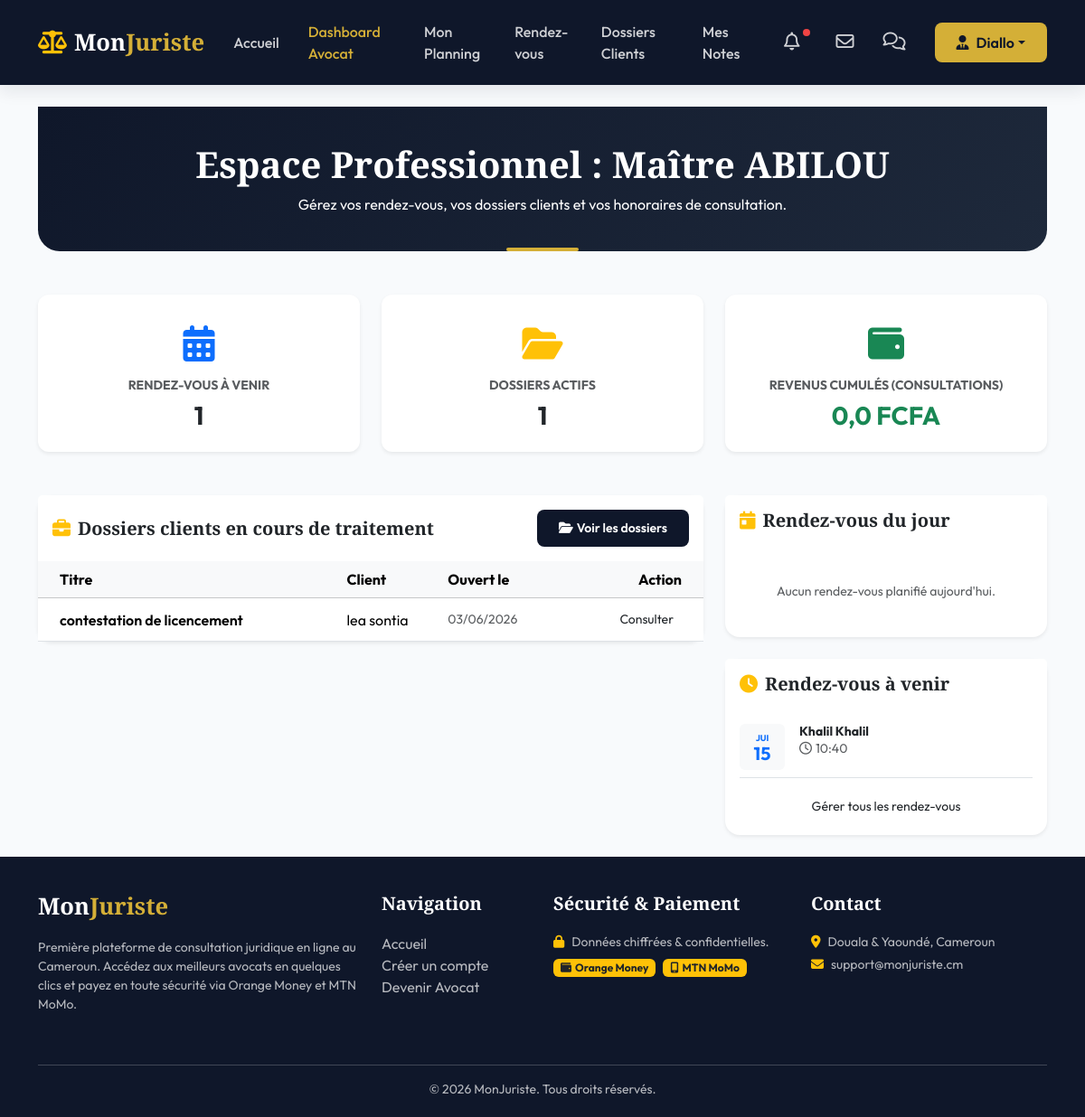
Page /avocat/dashboard/ (signed in) on the committed database.
### monjuriste/models.py (models this page shows, shortened)
class User(AbstractUser):
    ROLE_CHOICES = (
        ('CLIENT', 'Client'),
        ('AVOCAT', 'Avocat'),
        ('ADMIN', 'Administrateur'),
    )
    role = models.CharField(max_length=20, choices=ROLE_CHOICES, default='CLIENT')
    telephone = models.CharField(max_length=20, blank=True, null=True)
    photo = models.ImageField(upload_to='profiles/', blank=True, null=True)

class Dossier(models.Model):
    STATUT_CHOICES = (
        ('EN_ATTENTE', 'En attente'),
        ('ACCEPTE', 'En cours'),
        ('REJETE', 'Rejeté'),
        ('TERMINE', 'Terminé'),
    )
    client = models.ForeignKey(ClientProfile, on_delete=models.CASCADE, related_name='dossiers')
    avocat = models.ForeignKey(AvocatProfile, on_delete=models.CASCADE, related_name='dossiers')
    demande = models.OneToOneField(DemandeConsultation, on_delete=models.SET_NULL, null=True, blank=True, related_name='dossier')
    titre = models.CharField(max_length=200)
    description = models.TextField()
    statut = models.CharField(max_length=20, choices=STATUT_CHOICES, default='EN_ATTENTE')
    created_at = models.DateTimeField(auto_now_add=True)
    updated_at = models.DateTimeField(auto_now=True)
    class Meta:
        verbose_name = "Dossier"
        verbose_name_plural = "Dossiers"
        ordering = ['-created_at']

class ClientProfile(models.Model):
    user = models.OneToOneField(User, on_delete=models.CASCADE, related_name='client_profile')
    adresse = models.TextField(blank=True, null=True)
    class Meta:
        verbose_name = "Profil Client"
        verbose_name_plural = "Profils Clients"

class RendezVous(models.Model):
    STATUT_CHOICES = (
        ('EN_ATTENTE', 'En attente'),
        ('ACCEPTE', 'Accepté'),
        ('REJETE', 'Rejeté'),
        ('ANNULE', 'Annulé'),
        ('TERMINE', 'Terminé'),
    )
    client = models.ForeignKey(ClientProfile, on_delete=models.CASCADE, related_name='rendezvous')
    avocat = models.ForeignKey(AvocatProfile, on_delete=models.CASCADE, related_name='rendezvous')
    demande = models.ForeignKey(DemandeConsultation, on_delete=models.SET_NULL, null=True, blank=True, related_name='rendezvous')
    date_heure = models.DateTimeField()
    statut = models.CharField(max_length=20, choices=STATUT_CHOICES, default='EN_ATTENTE')
    motif = models.TextField(blank=True, help_text="Détails additionnels pour la rencontre")
    created_at = models.DateTimeField(auto_now_add=True)
    updated_at = models.DateTimeField(auto_now=True)
    class Meta:
        verbose_name = "Rendez-vous"
        verbose_name_plural = "Rendez-vous"
        ordering = ['date_heure']

### monjuriste/decorators.py (the view, shortened to what this page needs)
        @login_required
        def _wrapped_view(request, *args, **kwargs):
            if request.user.role in allowed_roles:
                if request.user.role == 'AVOCAT':
                    if hasattr(request.user, 'avocat_profile') and request.user.avocat_profile.is_approved:
                        return view_func(request, *args, **kwargs)
                    else:
                        raise PermissionDenied("Votre compte avocat est en cours de validation par un administrateur.")
                return view_func(request, *args, **kwargs)
            raise PermissionDenied("Vous n'avez pas l'autorisation d'accéder à cette page.")

### templates/avocat/dashboard.html (shortened to what this page needs)
{% extends 'base.html' %}
{% block content %}
<div class="container">
    <div class="page-header text-center mb-5">
        <h1 class="font-serif">Espace Professionnel : Maître {{ user.last_name }}</h1>
        <p class="mb-0">Gérez vos rendez-vous, vos dossiers clients et vos honoraires de consultation.</p>
    </div>
    <div class="row g-4 mb-5">
        <div class="col-md-4">
            <div class="card border-0 shadow-sm p-4 text-center bg-white" style="border-radius: 12px;">
                <div class="fs-1 text-primary mb-2"><i class="fa-solid fa-calendar-days"></i></div>
                <h6 class="text-muted text-uppercase small">Rendez-vous à venir</h6>
                <h3 class="fw-bold m-0 text-navy">{{ rdv_a_venir.count }}</h3>
            </div>
        </div>
        <div class="col-md-4">
            <div class="card border-0 shadow-sm p-4 text-center bg-white" style="border-radius: 12px;">
                <div class="fs-1 text-warning mb-2"><i class="fa-solid fa-folder-open"></i></div>
                <h6 class="text-muted text-uppercase small">Dossiers Actifs</h6>
                <h3 class="fw-bold m-0 text-navy">{{ dossiers.count }}</h3>
            </div>
        </div>
        <div class="col-md-4">
            <div class="card border-0 shadow-sm p-4 text-center bg-white" style="border-radius: 12px;">
                <div class="fs-1 text-success mb-2"><i class="fa-solid fa-wallet"></i></div>
                <h6 class="text-muted text-uppercase small">Revenus Cumulés (Consultations)</h6>
                <h3 class="fw-bold m-0 text-success">{{ total_revenus }} FCFA</h3>
            </div>
        </div>
    </div>
    <div class="row g-4">
        <div class="col-lg-8">
            <div class="card border-0 shadow-sm" style="border-radius: 16px;">
                <div class="card-header bg-white border-0 py-3 d-flex justify-content-between align-items-center">
                    <h5 class="font-serif mb-0"><i class="fa-solid fa-briefcase text-warning me-2"></i>Dossiers clients en cours de traitement</h5>
                    <a href="{% url 'avocat_dossiers' %}" class="btn btn-sm btn-navy"><i class="fa-solid fa-folder-open me-1"></i>Voir les dossiers</a>
                </div>
                <div class="card-body p-0">
                    <div class="table-responsive">
                        <table class="table table-hover align-middle mb-0">
                            <thead class="table-light">
                                <tr>
                                    <th class="px-4">Titre</th>
                                    <th>Client</th>
                                    <th>Ouvert le</th>
                                    <th class="text-end px-4">Action</th>
                                </tr>
                            </thead>
                            <tbody>
                                {% for dos in dossiers %}
                                    <tr>
                                        <td class="px-4 fw-semibold">{{ dos.titre }}</td>
                                        <td>{{ dos.client.user.get_full_name }}</td>
                                        <td class="small text-muted">{{ dos.created_at|date:"d/m/Y" }}</td>
                                        <td class="text-end px-4">
                                            <a href="{% url 'avocat_dossier_detail' dos.id %}" class="btn btn-sm btn-outline-navy">Consulter</a>
                                        </td>
                                    </tr>
                                {% empty %}
                                    <tr>
                                        <td colspan="4" class="text-center py-4 text-muted">
                                            Aucun dossier en cours.
                                        </td>
                                    </tr>
                                {% endfor %}
                            </tbody>
                        </table>
                    </div>
                </div>
            </div>
        </div>
        <div class="col-lg-4">
            <div class="card border-0 shadow-sm mb-4" style="border-radius: 16px;">
                <div class="card-header bg-white border-0 py-3">
                    <h5 class="font-serif mb-0"><i class="fa-solid fa-calendar-day text-warning me-2"></i>Rendez-vous du jour</h5>
                </div>
                <div class="card-body p-3">
                    {% for r in rdv_du_jour %}
                        <div class="d-flex align-items-center p-2 rounded mb-2 bg-light border-start border-success border-4">
                            <div class="me-3 fw-bold text-success">{{ r.date_heure|date:"H:i" }}</div>
                            <div>
                                <h6 class="mb-0 small fw-bold">{{ r.client.user.get_full_name }}</h6>
                                <span class="text-muted" style="font-size: 0.75rem;">{{ r.motif|truncatechars:30 }}</span>
                            </div>
                        </div>
                    {% empty %}
                        <div class="text-center py-4 text-muted small">
                            Aucun rendez-vous planifié aujourd'hui.
                        </div>
                    {% endfor %}
                </div>
            </div>
            <div class="card border-0 shadow-sm" style="border-radius: 16px;">
                <div class="card-header bg-white border-0 py-3">
                    <h5 class="font-serif mb-0"><i class="fa-solid fa-clock text-warning me-2"></i>Rendez-vous à venir</h5>
                </div>
                <div class="card-body p-3">
                    {% for r in rdv_a_venir %}
                        <div class="d-flex border-bottom pb-2 mb-2 align-items-start">
                            <div class="bg-light p-2 text-center rounded me-3 text-primary fw-bold" style="width: 50px;">
                                <div class="small text-uppercase" style="font-size: 0.6rem;">{{ r.date_heure|date:"b" }}</div>
                                <div class="fs-5 lh-1">{{ r.date_heure|date:"d" }}</div>
                            </div>
                            <div>
                                <h6 class="mb-0 small fw-bold">{{ r.client.user.get_full_name }}</h6>
                                <p class="small text-muted mb-0"><i class="fa-regular fa-clock me-1"></i>{{ r.date_heure|date:"H:i" }}</p>
                            </div>
                        </div>
                    {% empty %}
                        <div class="text-center py-4 text-muted small">
                            Aucun rendez-vous prévu.
                        </div>
                    {% endfor %}
                    <a href="{% url 'avocat_rendezvous' %}" class="btn btn-sm btn-outline-navy w-100 mt-2">Gérer tous les rendez-vous</a>
                </div>
            </div>
        </div>
    </div>
</div>
{% endblock %}

### templates/base.html (shortened to what this page needs)
<!DOCTYPE html>
<html lang="fr">
<head>
    <link href="https://cdn.jsdelivr.net/npm/bootstrap@5.3.2/dist/css/bootstrap.min.css" rel="stylesheet">
    <link href="https://cdnjs.cloudflare.com/ajax/libs/font-awesome/6.4.2/css/all.min.css" rel="stylesheet">
    {% load static %}
    <link rel="stylesheet" href="{% static 'css/style.css' %}">
</head>
<body>
    <nav class="navbar navbar-expand-lg navbar-dark navbar-custom sticky-top">
        <div class="container">
            <a class="navbar-brand font-serif" href="{% url 'visitor_index' %}">
                <i class="fa-solid fa-scale-balanced me-2 text-warning"></i>Mon<span>Juriste</span>
            </a>
            <div class="collapse navbar-collapse" id="navbarNav">
                <ul class="navbar-nav ms-auto align-items-center">
                    <li class="nav-item">
                        <a class="nav-link {% if request.resolver_match.url_name == 'visitor_index' %}active{% endif %}" href="{% url 'visitor_index' %}">Accueil</a>
                    </li>
                    {% if user.is_authenticated %}
                        {% if user.role == 'AVOCAT' %}
                            <li class="nav-item">
                                <a class="nav-link {% if 'avocat/dashboard' in request.path %}active{% endif %}" href="{% url 'avocat_dashboard' %}">Dashboard Avocat</a>
                            </li>
                            <li class="nav-item">
                                <a class="nav-link {% if 'avocat/planning' in request.path %}active{% endif %}" href="{% url 'avocat_planning' %}">Mon Planning</a>
                            </li>
                            <li class="nav-item">
                                <a class="nav-link {% if 'avocat/rendezvous' in request.path %}active{% endif %}" href="{% url 'avocat_rendezvous' %}">Rendez-vous</a>
                            </li>
                            <li class="nav-item">
                                <a class="nav-link {% if 'avocat/dossiers' in request.path %}active{% endif %}" href="{% url 'avocat_dossiers' %}">Dossiers Clients</a>
                            </li>
                            <li class="nav-item">
                                <a class="nav-link {% if 'avocat/avis' in request.path %}active{% endif %}" href="{% url 'avocat_notes' %}">Mes Notes</a>
                            </li>
                        {% endif %}
                        <li class="nav-item position-relative mx-2">
                            <a class="nav-link {% if 'notifications' in request.path %}active{% endif %}" href="{% url 'notifications_list' %}">
                                <i class="fa-regular fa-bell fs-5"></i>
                                {% if user.notifications.all %}
                                    <span class="notification-dot"></span>
                                {% endif %}
                            </a>
                        </li>
                        <li class="nav-item">
                            <a class="nav-link {% if 'emails' in request.path %}active{% endif %}" href="{% url 'emails_list' %}" title="Mes Emails reçus">
                                <i class="fa-regular fa-envelope fs-5"></i>
                            </a>
                        </li>
                        <li class="nav-item">
                            <a class="nav-link {% if 'messages' in request.path %}active{% endif %}" href="{% url 'conversation_list' %}" title="Mes Discussions">
                                <i class="fa-regular fa-comments fs-5"></i>
                            </a>
                        </li>
                        <li class="nav-item dropdown ms-3">
                            <a class="btn btn-gold dropdown-toggle d-flex align-items-center" href="#" role="button" data-bs-toggle="dropdown">
                                <i class="fa-solid fa-user-tie me-2"></i>{{ user.first_name|default:user.username }}
                            </a>
                        </li>
                    {% endif %}
                </ul>
            </div>
        </div>
    </nav>
    <main class="py-4">
        {% block content %}{% endblock %}
    </main>
    <footer>
        <div class="container">
            <div class="row">
                <div class="col-md-4 mb-4">
                    <h5 class="navbar-brand">Mon<span>Juriste</span></h5>
                    <p class="small">Première plateforme de consultation juridique en ligne au Cameroun. Accédez aux meilleurs avocats en quelques clics et payez en toute sécurité via Orange Money et MTN MoMo.</p>
                </div>
                <div class="col-md-2 mb-4">
                    <h5>Navigation</h5>
                    <ul class="list-unstyled">
                        <li><a href="{% url 'visitor_index' %}">Accueil</a></li>
                        <li><a href="{% url 'register' %}">Créer un compte</a></li>
                        <li><a href="{% url 'lawyer_register' %}">Devenir Avocat</a></li>
                    </ul>
                </div>
                <div class="col-md-3 mb-4">
                    <h5>Sécurité & Paiement</h5>
                    <p class="small mb-2"><i class="fa-solid fa-lock text-warning me-2"></i>Données chiffrées & confidentielles.</p>
                    <div class="d-flex gap-2">
                        <span class="badge bg-warning text-dark px-2 py-1"><i class="fa-solid fa-wallet me-1"></i>Orange Money</span>
                        <span class="badge bg-warning text-dark px-2 py-1"><i class="fa-solid fa-mobile-screen me-1"></i>MTN MoMo</span>
                    </div>
                </div>
                <div class="col-md-3 mb-4">
                    <h5>Contact</h5>
                    <p class="small mb-1"><i class="fa-solid fa-location-dot me-2 text-warning"></i>Douala & Yaoundé, Cameroun</p>
                    <p class="small mb-1"><i class="fa-solid fa-envelope me-2 text-warning"></i>support@monjuriste.cm</p>
                </div>
            </div>
            <hr class="bg-secondary">
            <div class="row mt-3 text-center">
                <div class="col-12">
                    <p class="small mb-0">&copy; 2026 MonJuriste. Tous droits réservés.</p>
                </div>
            </div>
        </div>
    </footer>
</body>
</html>

### rows in the picture
User: first_name "Diallo", last_name "ABILOU"
Dossier: titre "contestation de licencement", client.user.get_full_name "lea sontia", created_at "03/06/2026"
RendezVous: date_heure "JUI", date_heure "15", client.user.get_full_name "Khalil Khalil", date_heure "10:40"

### other values in the picture
{{ rdv_a_venir.count }} "1"
{{ dossiers.count }} "1"
{{ total_revenus }} "0,0"
